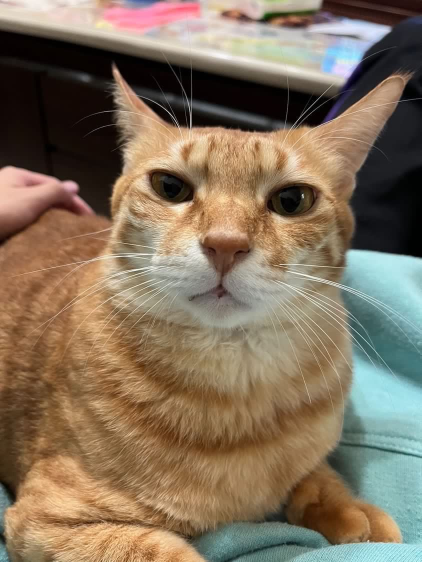
#> input picture Python/OpenCV/IMG&MP4/Oriange.jpg, 843 x 1124 px, found by its file name (shown at 1/2 size)
$ python Detect_Color.py
#> lines starting #> are read from the running program, lines starting #| are printed output that depends on the picture; after the words box and inside, x2 and y2 are one past the last pixel; in counts of white or black regions, pixels touching at a corner belong together
import cv2
import numpy as np
import Show_Img as SI

catImg = cv2.imread('D:\Coding\OpenCV\IMG&MP4\Oriange.jpg')
#> catImg is the input picture: shape (1124, 843, 3); mean B, G, R 93.7, 114.7, 132
catImg = cv2.resize(catImg,(0,0),fx=0.5,fy=0.5)
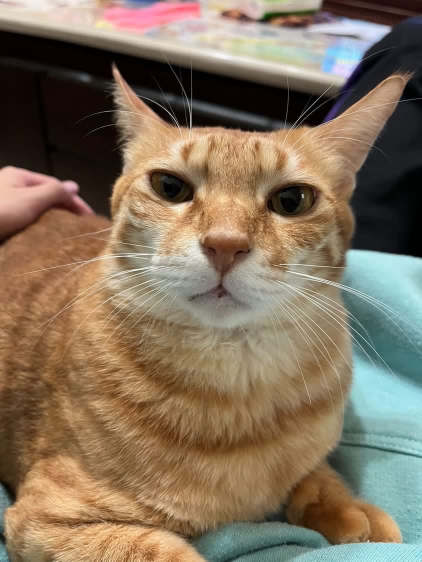
#> catImg: shape (562, 422, 3); mean B, G, R 93.9, 114.8, 132

#先轉成HSV
hsv = cv2.cvtColor(catImg, cv2.COLOR_BGR2HSV)
#> hsv: shape (562, 422, 3); mean H, S, V 33.3, 102.2, 137.9

#新增控制條
def empty():
    pass

cv2.namedWindow('Trackbar') #視窗名稱
cv2.resizeWindow('Trackbar',400,500) #視窗大小

#新增拉桿
cv2.createTrackbar('Hue Min', 'Trackbar', 0, 179,empty)
#> slider 'Hue Min' is set to 35
cv2.createTrackbar('Hue Max', 'Trackbar', 179, 179,empty)
cv2.createTrackbar('Sat Min', 'Trackbar', 0, 255,empty)
#> slider 'Sat Min' is set to 51
cv2.createTrackbar('Sat Max', 'Trackbar', 255, 255,empty)
cv2.createTrackbar('Value Min', 'Trackbar', 0, 255,empty)
#> slider 'Value Min' is set to 51
cv2.createTrackbar('Value Max', 'Trackbar', 255, 255,empty)

#即時取得拉桿數值&結果
while True:
    Hue_Min = cv2.getTrackbarPos('Hue Min', 'Trackbar')
    Hue_Max = cv2.getTrackbarPos('Hue Max', 'Trackbar')
    Sta_Min = cv2.getTrackbarPos('Sat Min', 'Trackbar')
    Sta_Max = cv2.getTrackbarPos('Sat Max', 'Trackbar')
    Val_Min = cv2.getTrackbarPos('Value Min', 'Trackbar')
    Val_Max = cv2.getTrackbarPos('Value Max', 'Trackbar')
    print(Hue_Min,Hue_Max,Sta_Min,Sta_Max,Val_Min,Val_Max)

    #過濾顏色
    Min = np.array([Hue_Min,Sta_Min,Val_Min])
    Max = np.array([Hue_Max,Sta_Max,Val_Max])
    mask = cv2.inRange(hsv,Min,Max) #Min,Max是陣列
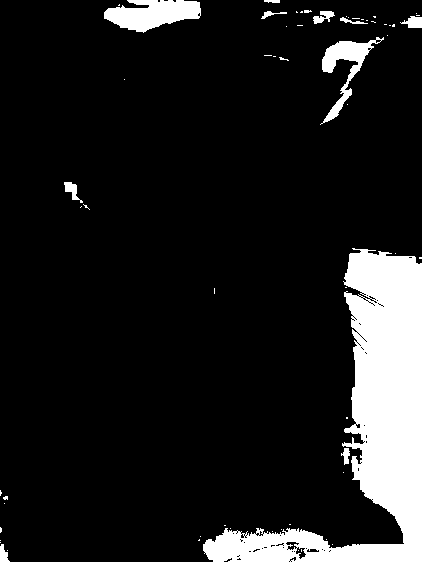
#> mask: shape (562, 422); 11.6% white; 61 white regions (50 under 20 px), largest, box (x1, y1, x2, y2) and area: (203, 248, 422, 562) 22964, (104, 0, 201, 33) 2081, (320, 37, 384, 125) 1418
    res = cv2.bitwise_and(catImg,catImg,mask=mask) #把IMG上的每個bit做AND運算，再套上mask遮罩(這裡等於把catImg複製到res中再套上遮罩)
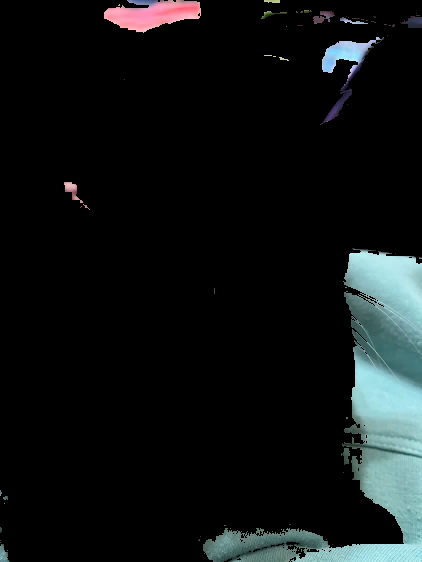
#> res: shape (562, 422, 3); mean B, G, R 19.8, 19.3, 15.5

    cv2.imshow('mask',mask)
    cv2.imshow('res', res)
    cv2.imshow('Cat', catImg)
    cv2.waitKey(1)

$ run again, with Python/OpenCV/IMG&MP4/Cat.jpg copied over Python/OpenCV/IMG&MP4/Oriange.jpg
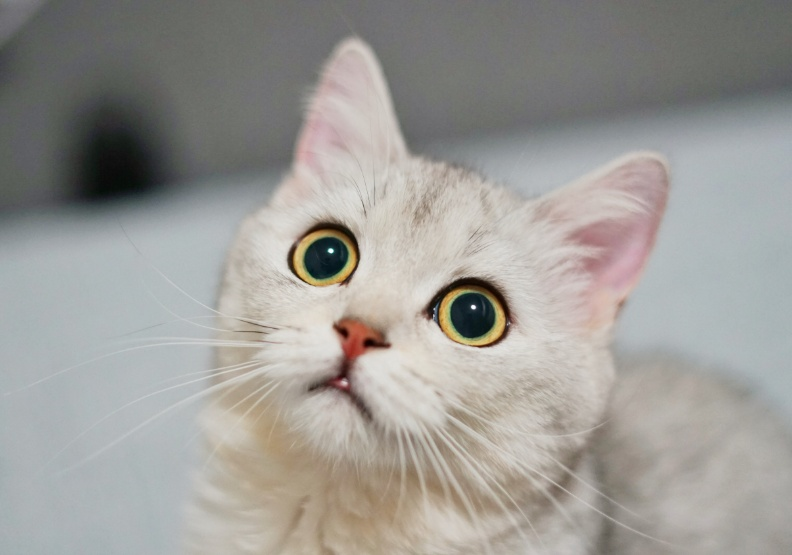
#> input picture Python/OpenCV/IMG&MP4/Cat.jpg, 792 x 555 px, found by its file name
#> catImg is the input picture: shape (555, 792, 3); mean B, G, R 150.2, 154.5, 156.5
#> catImg: shape (278, 396, 3)
#> hsv: shape (278, 396, 3); mean H, S, V 54.1, 21.3, 160.1
#> `mask = cv2.inRange(hsv,Min,Max)`:
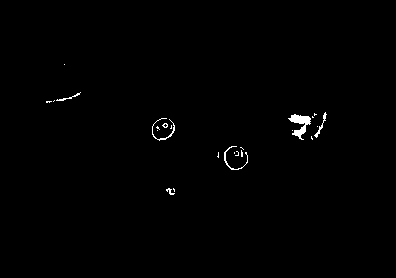
#> mask: shape (278, 396); 0.6% white; 24 white regions (18 under 20 px), largest, box (x1, y1, x2, y2) and area: (288, 114, 311, 140) 259, (224, 146, 248, 170) 85, (152, 118, 175, 141) 83, (314, 112, 327, 138) 62, (56, 92, 81, 101) 44, (166, 188, 175, 195) 27
